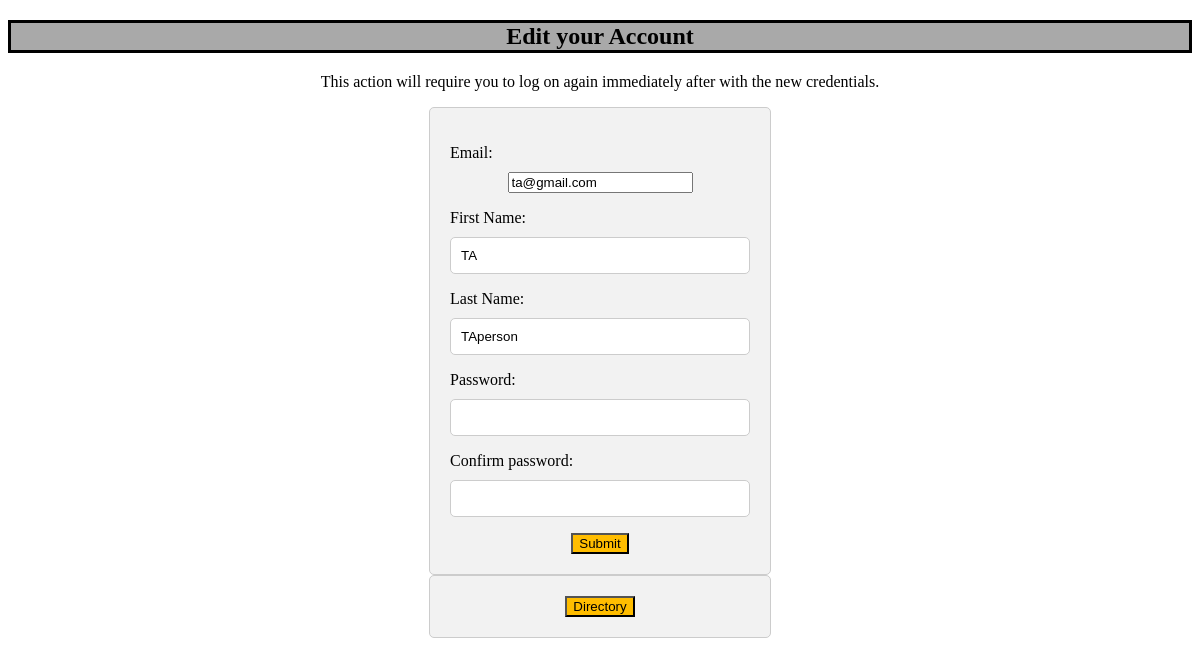
The page /account_edit/ (signed in) on the database its author committed.
### TASchedulerWebApp/models.py (models this page shows, shortened)
class User(AbstractBaseUser, PermissionsMixin):
    email = models.EmailField(unique=True)
    first_name = models.CharField(max_length=30, blank=True)
    last_name = models.CharField(max_length=30, blank=True)
    is_active = models.BooleanField(default=True)
    is_staff = models.BooleanField(default=False)
    date_joined = models.DateTimeField(auto_now_add=True)
    groups = models.ManyToManyField(Group, related_name='myapp_user_groups', blank=True)
    user_permissions = models.ManyToManyField(Permission, related_name='myapp_user_permissions', blank=True)
    objects = UserManager()
    USERNAME_FIELD = 'email'
    EMAIL_FIELD = 'email'

### TASchedulerWebApp/views.py (the view)
# urls.py: path('account_edit/', account_editor, name='account_edit'),
@login_required
def account_editor(request):
    if request.method == 'POST':
        user = request.user
        email = user.email
        try:
            a = User.objects.get(email=email)
        except User.DoesNotExist:
            messages.error(request, "This user does not exist")
            form = NonAdminEditForm()
            return render(request, 'accountEdit.html', {'form': form})
        form = NonAdminEditForm(request.POST, instance=a)
        users = User.objects.filter(email__exact=form.fields["email"])
        if users:
            if users["email"] != email:
                messages.error(request, "Email already exists")
                return render(request, 'accountEdit.html', {'form': form})
        if form.is_valid():
            form.save()
            messages.success(request, 'User account edited successfully. Please log on again.')
            return redirect("login")
        messages.error(request, "An error occurred while editing the user account")
        return render(request, 'accountEdit.html', {'form': form})
    else:
        form = NonAdminEditForm(instance=request.user)
        return render(request, 'accountEdit.html', {'form': form})

### TASchedulerWebApp/forms.py (shortened to what this page needs)
class NonAdminEditForm(forms.ModelForm):
    password = forms.CharField(widget=forms.PasswordInput)
    password_confirm = forms.CharField(widget=forms.PasswordInput, label="Confirm password")
    class Meta:
        model = User
        fields = ('email', 'first_name', 'last_name')
        labels = {
            'email': 'Email', 'first_name': "First Name", 'last_name' : "Last Name"
        }

### templates/accountEdit.html (shortened to what this page needs)
{% load static %}
<!DOCTYPE html>
<html>
<head>
</head>
<body>
    <h2>Edit your Account</h2>
    <p style="text-align: center">This action will require you to log on again immediately after with the new credentials.</p>
    {% block content %}
    <form method="post">
    {{ form.as_p }}
    <button type="submit" name="submit">Submit</button>
    </form>
    <form action="{% url 'directory' %}" method="get">
    <button type="submit">Directory</button>
  </form>
  {% endblock %}
</body>
</html>

### templates/accountEdit.html (style rules this page uses)
form { border: 1px solid #ccc; padding: 20px; width: 300px; margin: 0 auto; text-align: center; border-radius: 5px; background-color: #f2f2f2; }
h2 { text-align: center; border: 3px solid black; background-color: darkgrey; }
label { display: block; margin-bottom: 10px; text-align: left; }
input[type="text"], input[type="password"] { padding: 10px; border-radius: 5px; border: 1px solid #ccc; width: 100%; box-sizing: border-box; }
button { background-color: #ffbd00; }

### rows shown on the page
User: email "ta@gmail.com", first_name "TA", last_name "TAperson"
